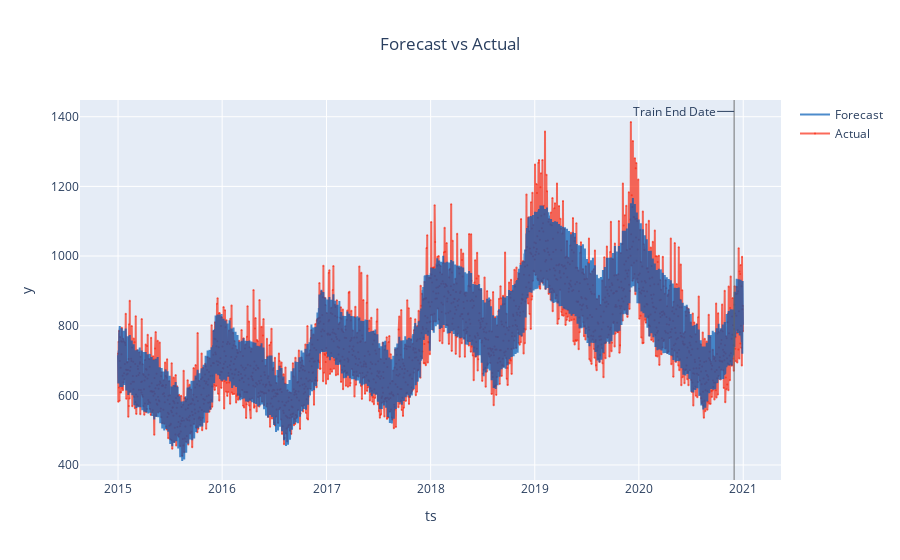

Source (notebook cell):
### Code cell
result.backtest.plot()

### Figure 1 — Plotly figure (JSON) as saved in the notebook; plotly's stock layout.template omitted (floating-point values rounded to 4 significant figures; data arrays with more than 128 entries replaced by an {"elided": "..."} marker saying what was removed)
{"data": [{"line": {"color": "rgba(250, 43, 20, 0.7)"}, "marker": {"color": "rgba(250, 43, 20, 0.7)", "size": 2}, "mode": "lines+markers", "name": "Actual", "opacity": 1, "type": "scatter", "x": {"elided": "2192 str values"}, "y": {"elided": "2192 float values"}}, {"line": {"color": "rgba(0, 90, 181, 0.7)", "dash": "solid"}, "name": "Forecast", "type": "scatter", "x": {"elided": "2192 str values"}, "y": {"elided": "2192 float values"}}], "layout": {"annotations": [{"arrowhead": 0, "ax": -60, "ay": 0, "showarrow": true, "text": "Train End Date", "x": "2020-11-30T00:00:00", "xref": "x", "y": 0.97, "yref": "paper"}], "legend": {"traceorder": "reversed"}, "shapes": [{"line": {"color": "rgba(100, 100, 100, 0.9)", "width": 1}, "type": "line", "x0": "2020-11-30T00:00:00", "x1": "2020-11-30T00:00:00", "xref": "x", "y0": 0, "y1": 1, "yref": "paper"}], "showlegend": true, "title": {"text": "Forecast vs Actual", "x": 0.5}, "xaxis": {"title": {"text": "ts"}}, "yaxis": {"title": {"text": "y"}}}}
